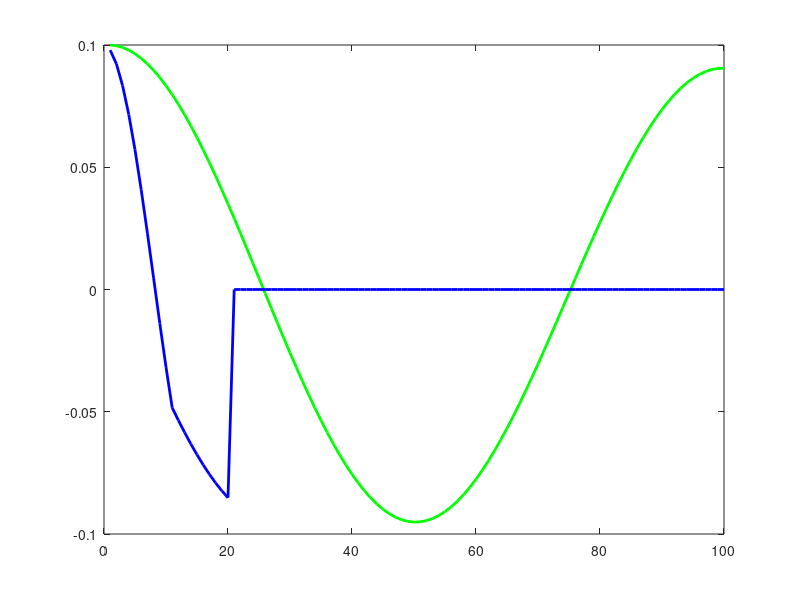

Source code (MATLAB):
#!/usr/bin/env octave
%% ssa6.m
%% Mac Radigan

close all;

dt=.01;
tf=1;
%Nx=100;
Nx=floor(tf/dt);
%t = [0:Nx-1]*dt;
t = linspace(0,tf,Nx);

r = 1e-1*[1, 2, 3, 4];
a = 1e-1*[1, 2, 3, 4];
%f = 1e4*[1 2 3 4];
f = 1e4*[1];

s = -a+j*2*pi*f;
p=[0, 0, 0, 0];
Nf=length(f);

%% simulation
x = zeros(1,Nx);
for m=1:Nf
  x = x+r(m)*exp(s(m).*t);
end

%% analysis
l=3;
Nm=10;
Nn=floor(Nx/Nm)+1;
X=zeros(Nn,Nm);
for n=1:Nn
  ii=n*l;
  X(n,:) = x(ii+[1:Nm]);
end

[U,S,V] = svd(X);

%% synthesis
Nk=size(V,2);

%     amplitudes
A = zeros(Nn,Nk);
for ii=1:Nn
  for k=1:Nk
    A(ii,k) = A(ii,k)+X(ii,:)*V(k,:)'; 
  end
end

%     phases
y = zeros(size(x));
for ii=1:Nn
  for jj=1:Nm
    y(ii+jj-1) = A(ii,:)*V(:,jj); 
  end
end

figure(101); 
  plot(real(x),'g','LineWidth',2);
  hold on;
  plot(real(y),'b','LineWidth',2);

if(0)
  figure(102); 
  for m=1:Nf
    x1 = r(m)*exp(s(m).*t);
    plot(real(x1),'g','LineWidth',2);
    hold on
  end
end

%% *EOF*
